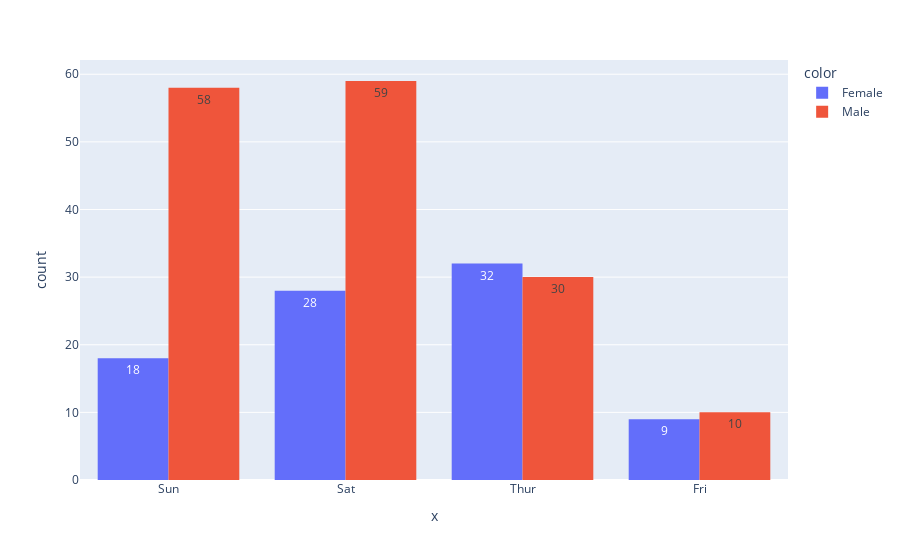

The notebook cell this image was saved under:
### Code cell
# to compare diff columns and seperate them
fig = px.histogram(x= df['day'], text_auto=True, color= df['sex'], barmode='group')
fig.show()

### Figure 1 — Plotly figure (JSON) as saved in the notebook; plotly's stock layout.template omitted (floating-point values rounded to 4 significant figures; data arrays with more than 128 entries replaced by an {"elided": "..."} marker saying what was removed)
{"data": [{"alignmentgroup": "True", "bingroup": "x", "hovertemplate": "color=Female<br>x=%{x}<br>count=%{y}<extra></extra>", "legendgroup": "Female", "marker": {"color": "#636efa", "pattern": {"shape": ""}}, "name": "Female", "offsetgroup": "Female", "orientation": "v", "showlegend": true, "texttemplate": "%{value}", "type": "histogram", "x": ["Sun", "Sun", "Sun", "Sun", "Sun", "Sun", "Sat", "Sat", "Sat", "Sat", "Sat", "Sat", "Sun", "Sun", "Sat", "Sat", "Sat", "Sat", "Sat", "Sat", "Sat", "Thur", "Thur", "Fri", "Fri", "Fri", "Fri", "Fri", "Sat", "Sat", "Sat", "Sat", "Sat", "Sun", "Sun", "Thur", "Thur", "Thur", "Thur", "Thur", "Thur", "Thur", "Thur", "Thur", "Thur", "Thur", "Thur", "Thur", "Thur", "Thur", "Thur", "Thur", "Thur", "Thur", "Thur", "Thur", "Thur", "Sun", "Sun", "Sun", "Sun", "Sun", "Sat", "Sat", "Sun", "Sun", "Sun", "Thur", "Thur", "Thur", "Thur", "Thur", "Thur", "Thur", "Sat", "Sat", "Sat", "Sat", "Sat", "Fri", "Fri", "Fri", "Fri", "Sat", "Sat", "Sat", "Thur"], "xaxis": "x", "yaxis": "y"}, {"alignmentgroup": "True", "bingroup": "x", "hovertemplate": "color=Male<br>x=%{x}<br>count=%{y}<extra></extra>", "legendgroup": "Male", "marker": {"color": "#EF553B", "pattern": {"shape": ""}}, "name": "Male", "offsetgroup": "Male", "orientation": "v", "showlegend": true, "texttemplate": "%{value}", "type": "histogram", "x": {"elided": "157 str values"}, "xaxis": "x", "yaxis": "y"}], "layout": {"barmode": "group", "legend": {"title": {"text": "color"}, "tracegroupgap": 0}, "margin": {"t": 60}, "xaxis": {"anchor": "y", "domain": [0, 1], "title": {"text": "x"}}, "yaxis": {"anchor": "x", "domain": [0, 1], "title": {"text": "count"}}}}
